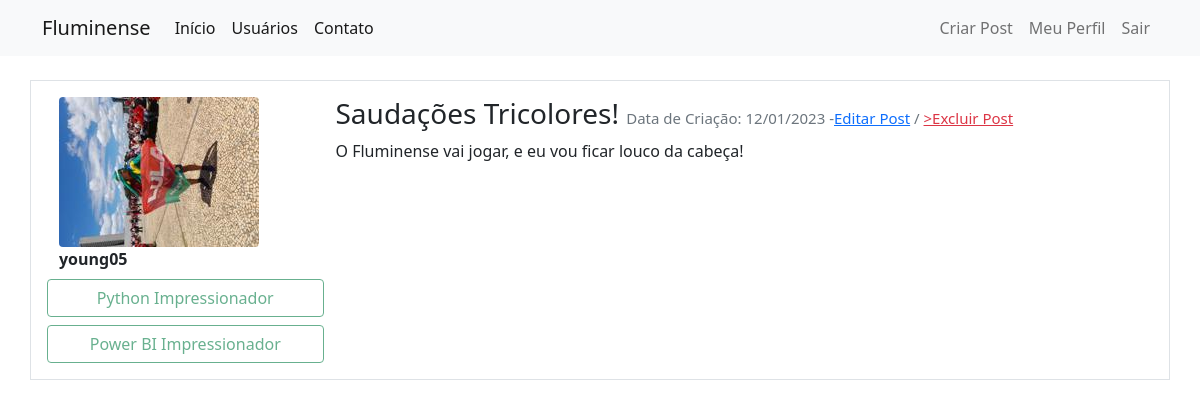
/post/2 (signed in), run on the app's committed database.
### fluminense/models.py (models this page shows, shortened)
class Usuario(database.Model, UserMixin):
    __table_args__ = {'extend_existing': True}
    id= database.Column(database.Integer, primary_key = True)
    username = database.Column(database.String, nullable = False)
    email = database.Column(database.String, nullable = False, unique= True)
    senha = database.Column(database.String, nullable = False)
    foto_perfil = database.Column(database.String, default = 'default.jpg')
    posts = database.relationship('Post', backref = 'autor', lazy = True)
    cursos = database.Column(database.String, nullable = False, default='Não Informado')

class Post(database.Model):
    id= database.Column(database.Integer, primary_key = True)
    titulo = database.Column(database.String, nullable = False)
    corpo = database.Column(database.String, nullable = False)
    data_criacao = database.Column(database.DateTime, nullable = False, default = datetime.utcnow)
    id_usuario = database.Column(database.Integer, database.ForeignKey('usuario.id'), nullable = False)

### fluminense/routes.py (the view)
@app.route('/post/<post_id>', methods=['GET', 'POST'])
@login_required
def exibir_post(post_id):
    post = Post.query.get(post_id)
    if current_user == post.autor:
        form = FormCriarPost()
        if request.method == "GET":
            form.titulo.data = post.titulo
            form.corpo.data = post.corpo
        elif form.validate_on_submit():
            post.titulo= form.titulo.data
            post.corpo = form.corpo.data
            database.session.commit()
            flash('Post atualizado.', 'alert-success')
            return redirect(url_for('home'))
    else:
        form = None
    return render_template('post.html', post=post, form = form)

### fluminense/models.py (called while the page is built)
@login_manager.user_loader
def load_usuario(id_usuario):
    return Usuario.query.get(int(id_usuario))

### fluminense/templates/post.html (shortened to what this page needs)
{% extends 'base.html' %}
{% block body %}
        <div class="container mt-3">
            <div class="row border mt-4 p-3 meupost">
                <div class="col col-3">
                    <div class="image pe-2"><img src="{{ url_for('static', filename='foto_perfil/{}'.format(post.autor.foto_perfil)) }}" class="rounded" width="200" ></div>
                    <strong>{{ post.autor.username }}</strong>
                    <div class="row justify-content-center">
                                {% for curso in post.autor.cursos.split(';') %}
                                    <button type="button" class="btn btn-outline-success mt-2" disabled>{{curso}}</button>
                                {% endfor%}
                    </div>
                </div>
                <div class="col col-9">
                    <h3 >{{ post.titulo }}
                        <small class="text-muted" style="font-size: 15px">Data de Criação: {{ post.data_criacao.strftime('%d/%m/%Y')}}
                        {% if form %}
                           -<a href="#form_editarpost">Editar Post</a> / <a href="#" class="text-danger" data-bs-toggle="modal" data-bs-target="#excluirpost">>Excluir Post</a>
                        {% endif %}
                        </small>
                    </h3>
                    <p>{{post.corpo}}</p>
                </div>
            </div>
        </div>
{% endblock %}

### data on the page
Usuario: foto_perfil (picture), autor.username "young05"
Post: titulo "Saudações Tricolores!", data_criacao "12/01/2023", corpo "O Fluminense vai jogar, e eu vou ficar louco da cabeça!"

### other printed values
{{ curso }} "Python Impressionador" "Power BI Impressionador"
